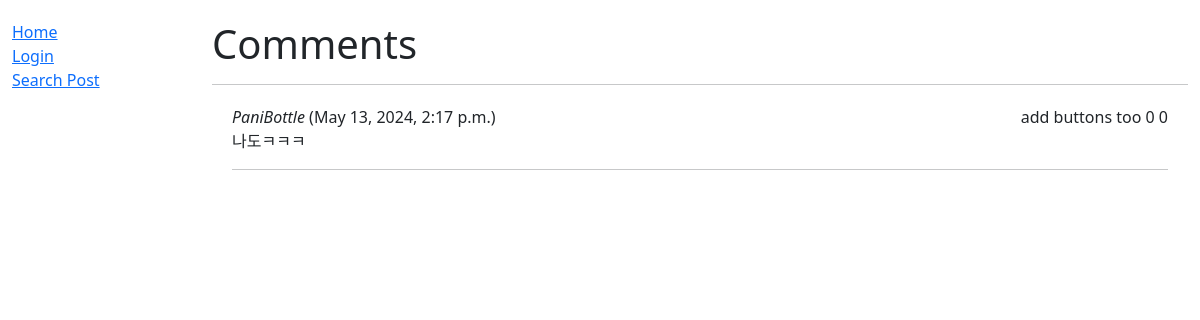
The page /blog/17/comments/ on the database as committed earlier.
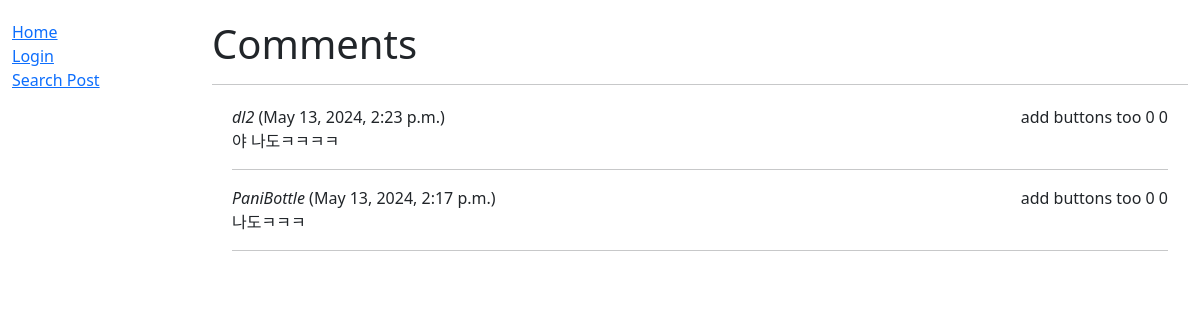
The same page on the database as committed later.
### blog/models.py (models this page shows, shortened)
class Comment(models.Model):
    id = models.BigAutoField(help_text="Comment ID", primary_key=True)
    post = models.ForeignKey("Post", on_delete=models.CASCADE)
    writer = models.CharField(max_length=100)
    content = models.CharField(max_length=200)
    date = models.DateTimeField(default=datetime.now, blank=True)
    likes = models.IntegerField(default=0)
    dislikes = models.IntegerField(default=0)
    class Meta:
        ordering = ['-date']

### blog/views.py (the view)
# urls.py: path('<int:pk>/comments/', views.CommentListView.as_view(), name="comments"),
class CommentListView(generic.ListView):
    model = Comment
    context_object_name = 'comments'
    template_name = 'comments.html'
    def get_queryset(self):
        return Comment.objects.filter(post=self.kwargs['pk'])

### blog/templates/comments.html
{% extends "base.html" %}
{% block content %}
    <h1>Comments</h1>
    <hr />
    <div style="margin-left:20px;margin-top:20px;margin-right:20px;">
        {% if comments %}
            {% for comment in comments %}
                <p style="display: inline;"><em>{{comment.writer}}</em> ({{comment.date}}) </p>
                <p style="display: inline; float: right;"> add buttons too {{comment.likes}} {{comment.dislikes}}</p>
                <p> {{comment.content}} </p>
                <hr />
            {% endfor %}
        {% else %}
            <p>No comments yet.</p>
        {% endif %}
    </div>
{% endblock %}

### blog/templates/base.html (shortened to what this page needs)
<!DOCTYPE html>
<html lang="en">
  <head>
    <link href="https://cdn.jsdelivr.net/npm/bootstrap@5.3.3/dist/css/bootstrap.min.css"
      rel="stylesheet"
>
    {% load static %}
    <link rel="stylesheet" href="{% static 'css/styles.css' %}" />
  </head>
  <body>
<div class="container-fluid">
      <div class="row">
        <div class="col-sm-2">
          {% block sidebar %}
            <ul class="sidebar-nav">
              <li><a href="{% url 'home' %}">Home</a></li>
              {% if user.is_authenticated %}
                <li><a href="{% url 'logout' %}">Logout</a></li>
                <li><a href="{% url 'user-profile' user.username %}">My Blog</a></li>
                <li><a href="{% url 'write-blog' %}">Write Blog</a></li>
              {% else %}
                <li><a href="{% url 'login' %}">Login</a></li>
              {% endif %}
              <li><a href="">Search Post</a></li>
            </ul>
          {% endblock %}
        </div>
        <div class="col-sm-10 ">
          <div style="height: 20px;"></div>
          {% block content %}
          {% endblock %}
        </div>
      </div>
    </div>
  </body>
</html>

### blog/static/css/styles.css (style rules this page uses)
.sidebar-nav { margin-top: 20px; padding: 0; list-style: none; }

Rows that differ between the two databases and show on the page:
added Comment: writer "dl2", date "May 13, 2024, 2:23 p.m.", likes "0", dislikes "0", content "야 나도ㅋㅋㅋㅋ"
